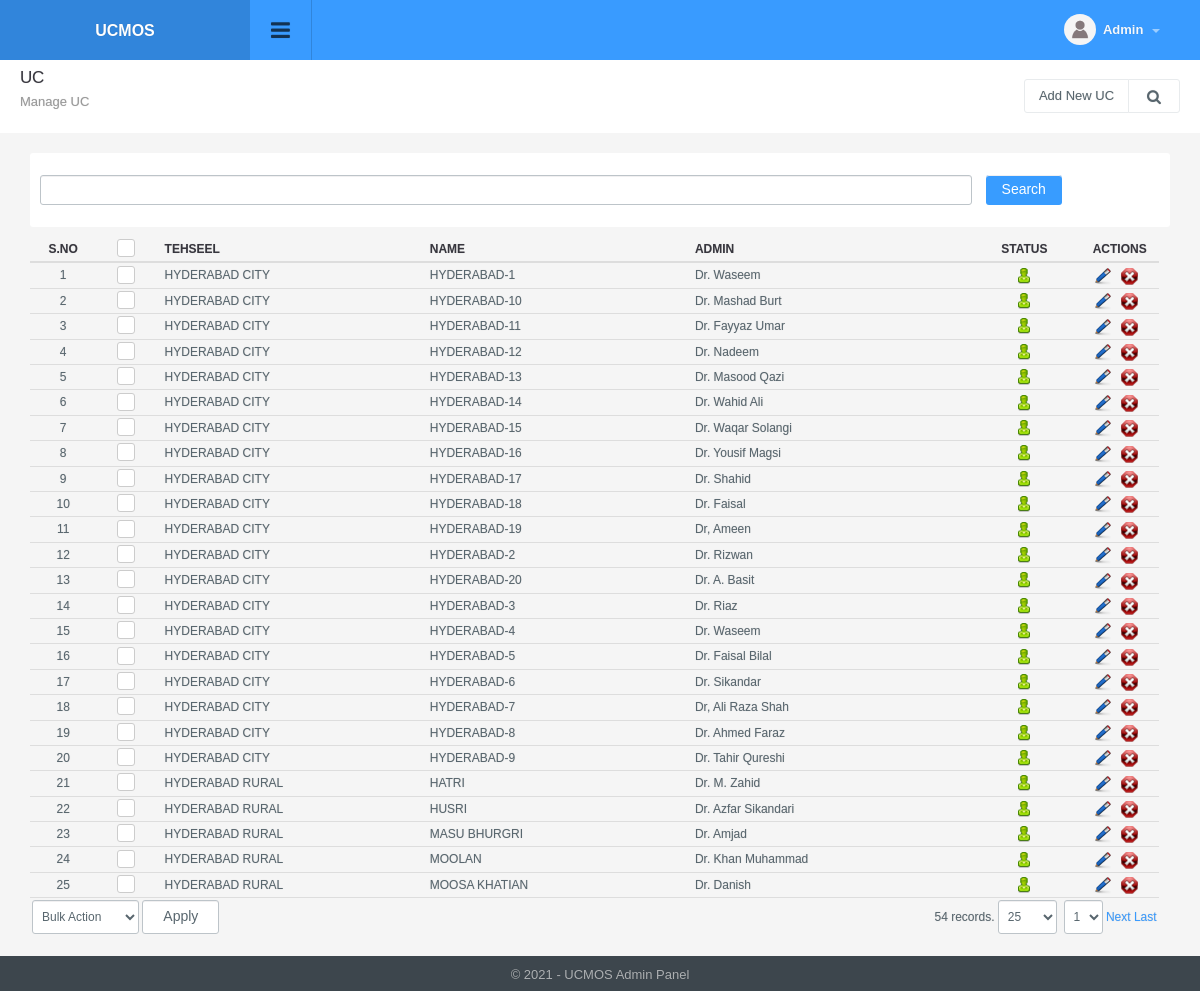
Screenshot of /uc_manage.php (signed in) with the database file from the repository.
### tables this page shows
CREATE TABLE `config_variable` (
  `id` int(11) NOT NULL,
  `config_type_id` int(11) NOT NULL,
  `title` varchar(512) NOT NULL,
  `notes` varchar(512) NOT NULL,
  `type` varchar(200) NOT NULL,
  `default_values` text NOT NULL,
  `key` varchar(200) NOT NULL,
  `value` text NOT NULL,
  `sortorder` int(11) NOT NULL
);

CREATE TABLE `uc` (
  `id` int(11) NOT NULL,
  `tehseel_id` int(11) NOT NULL,
  `name` varchar(220) NOT NULL,
  `admin_id` int(11) NOT NULL,
  `target` varchar(220) NOT NULL,
  `status` int(1) NOT NULL DEFAULT '1',
  `ts` timestamp NOT NULL DEFAULT CURRENT_TIMESTAMP ON UPDATE CURRENT_TIMESTAMP
);

CREATE TABLE `tehseel` (
  `id` int(11) NOT NULL,
  `name` varchar(220) NOT NULL,
  `status` int(1) NOT NULL DEFAULT '1',
  `ts` timestamp NOT NULL DEFAULT CURRENT_TIMESTAMP ON UPDATE CURRENT_TIMESTAMP
);

### include/utility.php (called while the page is built, shortened)
<?php
function get_config($var){
	global $dblink;
	$sql="select value from config_variable where `key`='".slash($var)."'";
	$resConfig=doquery($sql,$dblink);
	if(numrows($resConfig)>0){
		while($rowConfig=dofetch($resConfig))
			return unslash($rowConfig["value"]);
	}
}
$site_title=get_config("site_title");
function slash($str){
	if(!is_array($str))
		return utf8_encode(addslashes($str));
	else{
		for($i=0; $i<count($str); $i++)
			$str[$i]=slash($str[$i]);
		return $str;
	}
}
function unslash($str){
	return stripslashes(utf8_decode($str));
	}
function get_field($table_id, $table, $field_name='title'){
 	global $dblink;
 	$rs=doquery("select ".$field_name." from $table where id='".$table_id."'", $dblink);
 	if(numrows($rs)>0){
 		$r=dofetch($rs);
 		return unslash($r[$field_name]);
 	}
}

### include/db.php (called while the page is built, shortened)
<?php
function doquery($qr,$lnk){
	@$res=mysqli_query($lnk,$qr) or die($qr." - ".mysqli_error($lnk));
	return $res;
}
function dofetch($rs){
	@$rec=mysqli_fetch_array($rs);
	return $rec;
}
function numrows($rs){
	return mysqli_num_rows($rs);
}

### modules/uc/list.php (the view, shortened to what this page needs)
<?php
$q="";
$extra='';
$is_search=false;
if(isset($_SESSION["uc_manage"]["q"]))
	$q=$_SESSION["uc_manage"]["q"];
else
	$q="";
?>
<div class="page-header">
	<h1 class="title"> UC</h1>
  	<ol class="breadcrumb">
    	<li class="active">Manage UC</li>
  	</ol>
  	<div class="right">
    	<div class="btn-group" role="group" aria-label="...">
        	<a href="uc_manage.php?tab=add" class="btn btn-light editproject">Add New UC</a> <a id="topstats" class="btn btn-light" href="#"><i class="fa fa-search"></i></a>
        </div>
  	</div>
</div>
<ul class="topstats clearfix search_filter"<?php if($is_search) echo ' style="display: block"';?>>
	<li class="col-xs-12 col-lg-12 col-sm-12">
        <div>
        	<form class="form-horizontal" action="" method="get">
                <div class="col-sm-10 col-xs-8">
                  <input type="text" title="Enter String" value="<?php echo $q;?>" name="q" id="search" class="form-control" >
                </div>
                <div class="col-sm-1 col-xs-2">
                    <input type="submit" class="btn btn-default btn-l" value="Search" alt="Search Record" title="Search Record" />
                </div>
          	</form>
        </div>
  	</li>
</ul>
<div class="panel-body table-responsive">
	<table class="table table-hover list">
    	<thead>
            <tr>
                <th width="5%" class="text-center">S.no</th>
                <th class="text-center" width="5%"><div class="checkbox checkbox-primary">
                    <label for="select_all"></label></div></th>
                <th width="20%">Tehseel</th>
                <th width="20%">Name</th>
                <th width="20%">Admin</th>
                <th width="10%" class="text-center">Status</th>
                <th width="5%">Actions</th>
            </tr>
    	</thead>
    	<tbody>
			<?php
            $sql="select * from uc where 1 $extra";
            $rs=show_page($rows, $pageNum, $sql);
            if(numrows($rs)>0){
                $sn=1;
                while($r=dofetch($rs)){
                    ?>
                    <tr>
                        <td class="text-center"><?php echo $sn;?></td>
                        <td class="text-center"><div class="checkbox margin-t-0 checkbox-primary">
                            <label for="<?php echo "rec_".$sn?>"></label></div>
                        </td>
                        <td><?php echo get_field($r["tehseel_id"], "tehseel", "name"); ?></td>
                        <td><?php echo unslash($r["name"]); ?></td>
                        <td><?php echo get_field($r["admin_id"], "admin", "name"); ?></td>
                        <td class="text-center"><a href="uc_manage.php?id=<?php echo $r['id'];?>&tab=status&s=<?php echo ($r["status"]==0)?1:0;?>">
                                <?php
                                if($r["status"]==0){
                                    ?>
                                    <img src="images/offstatus.png" alt="Off" title="Set Status On">
                                    <?php
                                }
                                else{
                                    ?>
                                    <img src="images/onstatus.png" alt="On" title="Set Status Off">
                                    <?php
                                }
                                ?>
                            </a></td>
                        <td>
                            <a href="uc_manage.php?tab=edit&id=<?php echo $r['id'];?>"><img title="Edit Record" alt="Edit" src="images/edit.png"></a>&nbsp;&nbsp;
                            <a onclick="return confirm('Are you sure you want to delete')" href="uc_manage.php?id=<?php echo $r['id'];?>&amp;tab=delete"><img title="Delete Record" alt="Delete" src="images/delete.png"></a>
                        </td>
                    </tr>
                    <?php
                    $sn++;
                }
                ?>
                <tr>
                    <td colspan="4" class="actions">
                        <select name="bulk_action" id="bulk_action" title="Choose Action">
                            <option value="null">Bulk Action</option>
                        </select>
                        <input type="button" name="apply" value="Apply" id="apply_bulk_action" class="btn btn-light" title="Apply Action"  />
                    </td>
                    <td colspan="3" class="paging" title="Paging" align="right"><?php echo pages_list($rows, "admin", $sql, $pageNum)?></td>
                </tr>
                <?php
            }
            else{
                ?>
                <tr>
                    <td colspan="8"  class="no-record">No Result Found</td>
                </tr>
                <?php
            }
            ?>
    	</tbody>
  	</table>
</div>

### include/header.php (shortened to what this page needs)
<!DOCTYPE html PUBLIC "-//W3C//DTD XHTML 1.0 Transitional//EN" "http://www.w3.org/TR/xhtml1/DTD/xhtml1-transitional.dtd">
<html xmlns="http://www.w3.org/1999/xhtml">
<head>
<link type="text/css" rel="stylesheet" href="css/font-awesome.min.css" />
<link type="text/css" rel="stylesheet" href="css/font-awesome.css" />
<link type="text/css" rel="stylesheet"  href="css/bootstrap.css" />
<link rel="stylesheet" href="css/bootstrap-datetimepicker.min.css" />
<link type="text/css" rel="stylesheet"  href="css/awesome-bootstrap-checkbox.css" />
<link href="css/general.css" type="text/css" rel="stylesheet" />
<link type="text/css" rel="stylesheet"  href="css/style.css" />
<link rel="stylesheet" href="//code.jquery.com/ui/1.12.1/themes/base/jquery-ui.css">
</head>
<body>
	<div id="wrapper" class="round_corners">
    	<div id="top" class="clearfix">
            <div class="applogo">
			<a href="index.php" class="logo"><?php $admin_logo=get_config("admin_logo"); if(empty($admin_logo)) echo $site_title; else { ?><img src="<?php echo $file_upload_root;?>config/<?php echo $admin_logo?>" /><?php }?></a>
            </div>
            <a class="sidebar-open-button" href="#"><i class="fa fa-bars"></i></a>
            <ul class="top-right">
            	<li class="dropdown link">
                	<a class="dropdown-toggle profilebox" data-toggle="dropdown" href="#">
                    	<img alt="img" src="images/profileimg-default.png">
                        <b><?php echo ucfirst((isset($_SESSION["logged_in_admin"]) && $_SESSION["logged_in_admin"]!="")?$_SESSION["logged_in_admin"]["name"]:"Guest");?></b>
                        <span class="caret"></span>
                    </a>
                </li>
           </ul>
        </div>
		<div class="content" style="margin-left:0">

### include/footer.php (shortened to what this page needs)
<div id="footer" class="bottom_round_corners">
	<div id="footer_content">
    	<address>&copy; <?php echo date("Y");?> - <?php echo $site_title; ?> Admin Panel</address>
    </div>
</div>
<link href="js/fancybox/jquery.fancybox.min.css" rel="stylesheet" type="text/css" />
<link href="js/chosen/chosen.css" rel="stylesheet" type="text/css" />
<link rel="stylesheet" type="text/css" href="css/angularjs-datetime-picker.css" />
</body>
</html>

### rows the page displays
config_variable: value "UCMOS"
uc: tehseel.name "HYDERABAD CITY", name "HYDERABAD-1", admin.name "Dr. Waseem", status 1 (drawn)
uc: tehseel.name "HYDERABAD CITY", name "HYDERABAD-10", admin.name "Dr. Mashad Burt", status 1 (drawn)
uc: tehseel.name "HYDERABAD CITY", name "HYDERABAD-11", admin.name "Dr. Fayyaz Umar", status 1 (drawn)
uc: tehseel.name "HYDERABAD CITY", name "HYDERABAD-12", admin.name "Dr. Nadeem", status 1 (drawn)
uc: tehseel.name "HYDERABAD CITY", name "HYDERABAD-13", admin.name "Dr. Masood Qazi", status 1 (drawn)
uc: tehseel.name "HYDERABAD CITY", name "HYDERABAD-14", admin.name "Dr. Wahid Ali", status 1 (drawn)
uc: tehseel.name "HYDERABAD CITY", name "HYDERABAD-15", admin.name "Dr. Waqar Solangi", status 1 (drawn)
uc: tehseel.name "HYDERABAD CITY", name "HYDERABAD-16", admin.name "Dr. Yousif Magsi", status 1 (drawn)
uc: tehseel.name "HYDERABAD CITY", name "HYDERABAD-17", admin.name "Dr. Shahid", status 1 (drawn)
uc: tehseel.name "HYDERABAD CITY", name "HYDERABAD-18", admin.name "Dr. Faisal", status 1 (drawn)
uc: tehseel.name "HYDERABAD CITY", name "HYDERABAD-19", admin.name "Dr, Ameen", status 1 (drawn)
uc: tehseel.name "HYDERABAD CITY", name "HYDERABAD-2", admin.name "Dr. Rizwan", status 1 (drawn)
uc: tehseel.name "HYDERABAD CITY", name "HYDERABAD-20", admin.name "Dr. A. Basit", status 1 (drawn)
uc: tehseel.name "HYDERABAD CITY", name "HYDERABAD-3", admin.name "Dr. Riaz", status 1 (drawn)
uc: tehseel.name "HYDERABAD CITY", name "HYDERABAD-4", admin.name "Dr. Waseem", status 1 (drawn)
uc: tehseel.name "HYDERABAD CITY", name "HYDERABAD-5", admin.name "Dr. Faisal Bilal", status 1 (drawn)
uc: tehseel.name "HYDERABAD CITY", name "HYDERABAD-6", admin.name "Dr. Sikandar", status 1 (drawn)
uc: tehseel.name "HYDERABAD CITY", name "HYDERABAD-7", admin.name "Dr, Ali Raza Shah", status 1 (drawn)
uc: tehseel.name "HYDERABAD CITY", name "HYDERABAD-8", admin.name "Dr. Ahmed Faraz", status 1 (drawn)
uc: tehseel.name "HYDERABAD CITY", name "HYDERABAD-9", admin.name "Dr. Tahir Qureshi", status 1 (drawn)
uc: tehseel.name "HYDERABAD RURAL", name "HATRI", admin.name "Dr. M. Zahid", status 1 (drawn)
uc: tehseel.name "HYDERABAD RURAL", name "HUSRI", admin.name "Dr. Azfar Sikandari", status 1 (drawn)
uc: tehseel.name "HYDERABAD RURAL", name "MASU BHURGRI", admin.name "Dr. Amjad", status 1 (drawn)
uc: tehseel.name "HYDERABAD RURAL", name "MOOLAN", admin.name "Dr. Khan Muhammad", status 1 (drawn)
uc: tehseel.name "HYDERABAD RURAL", name "MOOSA KHATIAN", admin.name "Dr. Danish", status 1 (drawn)

### other values shown
pages_list($rows, "admin", $sql, $pageNum) "54 records."
form field page "1"
